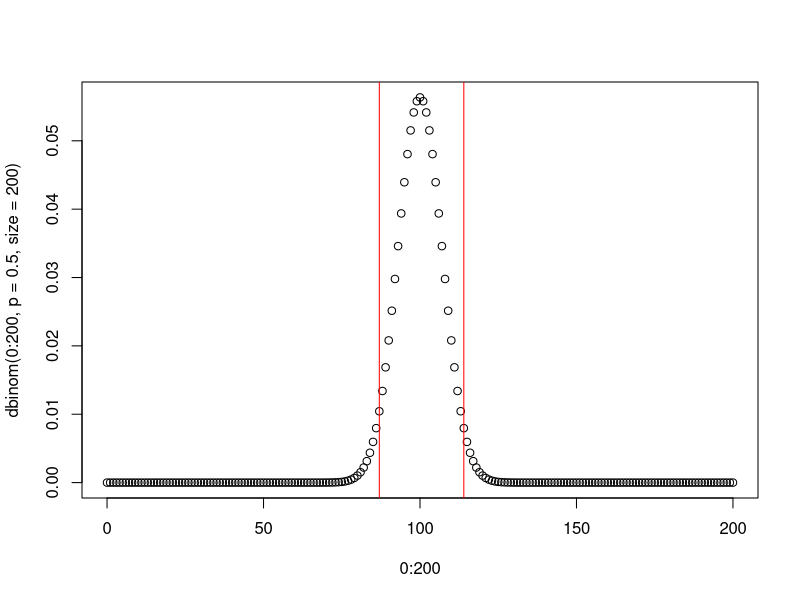
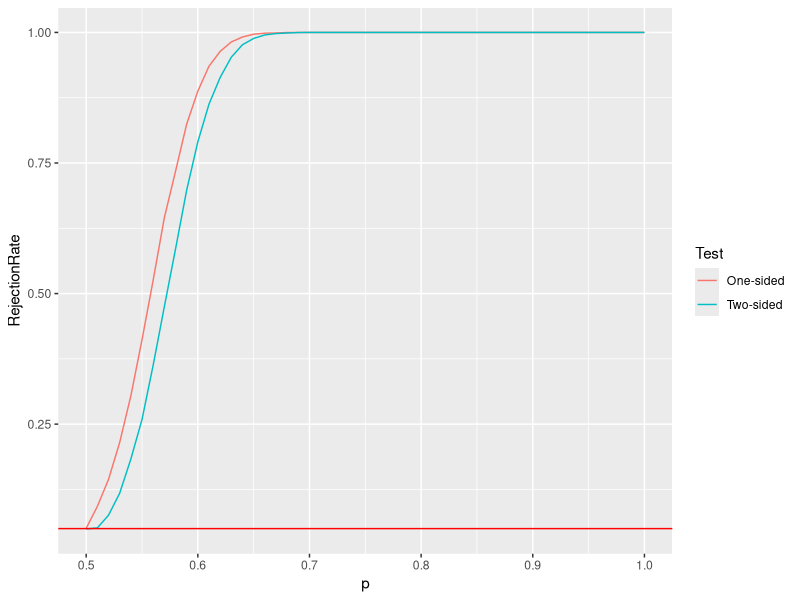
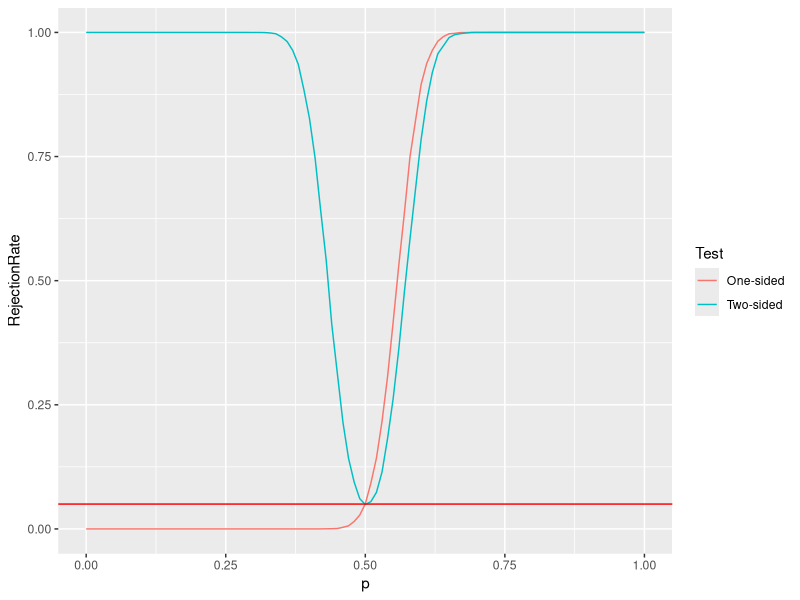
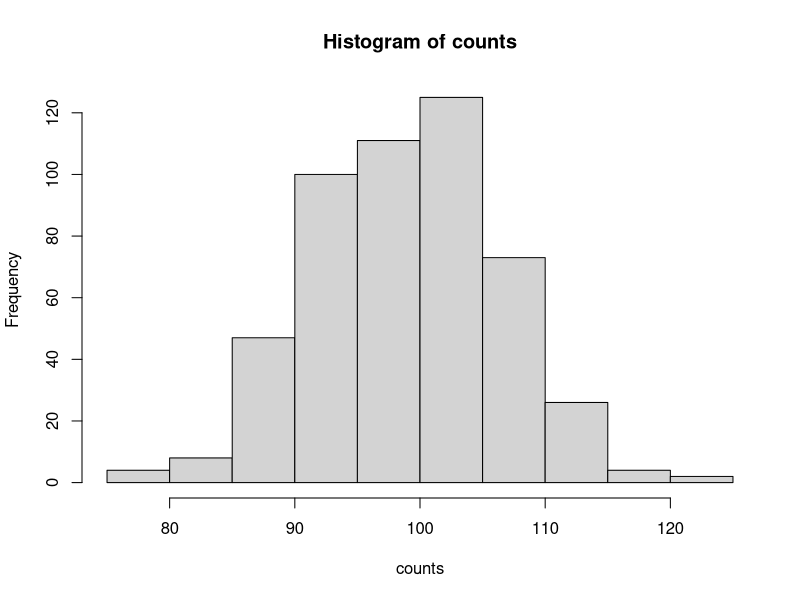

Generate these figures, in order, with R:
## ---- chunk 1
# size=200, prob=0.5 because those are the parameters of our model 
qbinom(0.95, size=200, prob=0.5)
## ---- chunk 2
pbinom( 112, size=200, prob=0.5)
## ---- chunk 3
pbinom( 111, size=200, prob=0.5)
## ---- chunk 4
run_coinflip_trial <- function(pheads=0.5) {
  # run one iteration of our experiment.
  # Return 0 if we accept the null hypothesis and return 1 if we reject
  
  # Generate data under the null hypothesis.
  number_of_heads <- rbinom(n=1, size=200, prob=pheads);
  
  # number_of_heads is already equal to our test statistic T.
  # Just need to check whether or not it is above our rejection threshold.
  if( number_of_heads <= 111) {
    return( 0 ); # 0 like H_0, i.e., accept the null.
  } else { # test statistic is larger than rejection threshold}
    return( 1 );
  }
}
## ---- chunk 5
NMC <- 1e4; # Repeat our experiment 10K times.
nreject <- 0; # keep track of how often we reject
for( i in 1:NMC ) {
  # conveniently, run_coinflip_trial returns 0 if we accept
  # and 1 if we reject, so to count how many rejections we get,
  # we can just sum them up.
  nreject <- nreject + run_coinflip_trial()
}

# Now, compute our (empirical) probability of rejection
nreject/NMC
## ---- chunk 6
NMC <- 1e4; # Repeat our experiment 10K times.
nreject <- 0; # keep track of how often we reject
for( i in 1:NMC ) {
  # conveniently, run_coinflip_trial returns 0 if we accept
  # and 1 if we reject, so to count how many rejections we get,
  # we can just sum them up.
  nreject <- nreject + run_coinflip_trial(pheads=0.75);
}

# Now, compute our (empirical) probability of rejection
nreject/NMC
## ---- chunk 7
NMC <- 1e4; # Repeat our experiment 10K times.
nreject <- 0; # keep track of how often we reject
for( i in 1:NMC ) {
  # conveniently, run_coinflip_trial returns 0 if we accept
  # and 1 if we reject, so to count how many rejections we get,
  # we can just sum them up.
  nreject <- nreject + run_coinflip_trial(pheads=0.25);
}

# Now, compute our (empirical) probability of rejection
nreject/NMC
## ---- chunk 8
# Draw the PMF of the Binomial
plot(0:200, dbinom(0:200, p=0.5, size=200) )
# Draw a line indicating a lower rejection threshold at 87
# (we'll see below how we choose 86! For now, it's just for the sake of
# choosing some lower limit to draw the picture!)
abline(v=87, col='red')
# and similarly draw a line for the right-hand rejection threshold.
# again, how we choose 
abline(v=114, col='red')
## ---- chunk 9
# Reminder: we need the quantile of \alpha/2 = 0.025.
qbinom(0.025, size=200, prob=0.5);
## ---- chunk 10
pbinom(86, size=200, prob=0.5)
## ---- chunk 11
pbinom(85, size=200, prob=0.5)
## ---- chunk 12
qbinom(0.975, size=200, prob=0.5)
## ---- chunk 13
pbinom(114, size=200, prob=0.5)
## ---- chunk 14
pbinom(113, size=200, prob=0.5)
## ---- chunk 15
run_coinflip_trial2 <- function(pheads=0.5) {
  # run one iteration of our experiment for our two-sided test.
  # Return 0 if we accept the null hypothesis and return 1 if we reject
  
  # Generate data under the null hypothesis.
  number_of_heads <- rbinom(n=1, size=200, prob=pheads);
  
  # number_of_heads is already equal to our test statistic T.
  # Just need to check whether or not it is in the rejection region
  if( number_of_heads < 87 | number_of_heads > 114 ) {
    return(1); # Reject the null hypothesis.
  } else {
    return(0); # Accept H_0, hence returning 0.
  }
}
## ---- chunk 16
NMC <- 1e4; # Repeat our experiment 10K times.
nreject <- 0; # keep track of how often we reject
for( i in 1:NMC ) {
  # conveniently, run_coinflip_trial returns 0 if we accept
  # and 1 if we reject, so to count how many rejections we get,
  # we can just sum them up.
  nreject <- nreject + run_coinflip_trial2(pheads=0.5);
}

# Now, compute our (empirical) probability of rejection
nreject/NMC
## ---- chunk 17
compare_reject_rates <- function( p ) {
  # Run 10K experiments under the setting where P[heads]=p.
  # Use both the one-sided and two-sided tests and track how often
  # each one rejects.
  NMC <- 1e4; # Repeat our experiment 10K times.

  # keep track of how often our two different tests reject.
  nreject_twosided <- 0;
  nreject_onesided <- 0;

  for( i in 1:NMC ) {

    # conveniently, run_coinflip_trial returns 0 if we accept
    # and 1 if we reject, so to count how many rejections we get,
    # we can just sum them up.
    nreject_onesided <- nreject_onesided + run_coinflip_trial(pheads=p)
    nreject_twosided <- nreject_twosided + run_coinflip_trial2(pheads=p);
  }
  return( c( nreject_onesided/NMC, nreject_twosided/NMC ) );
}
## ---- chunk 18
pseq <- seq(0.5, 1, 0.01);

# Reminder: the mapply function takes a function and a vector of values
# and applies that function to each of those values.
# See ?mapply for details.
# You've probably seen functions from the tidyverse (e.g., dplyr)
# for doing similar things. I'm showing you mapply to stress that there are
# lots of different ways for doing the (more or less) same thing in R.
rej_rates <- mapply( compare_reject_rates, pseq )

# Take a careful look at how the output is shaped:
rej_rates
## ---- chunk 19
onesided <- rej_rates[1,]
twosided <- rej_rates[2,]
# We're going to make a plot in ggplot2 because it's prettier.
# ggplot2 wants a dataframe, so we have to build it.
# We'll make a column of our probabilities,
# a column of our rejections rates,
# and a column labeling one- vs two-sided.
# We needtwo copies of the pseq sequence, one for each of our tests,
# hence the p=rep(pseq,2)
rejrate <- c(onesided,twosided);
sidedness <- c( rep('One-sided',length(onesided)),
                rep('Two-sided',length(twosided) ) );
df <- data.frame( p=rep(pseq,2), RejectionRate=rejrate, Test=sidedness );

library(ggplot2)
pp <- ggplot( df, aes(x=p, y=RejectionRate, color=Test) );
pp <- pp + geom_line(aes(color=Test)) + geom_hline(yintercept=0.05, color='red');
pp
## ---- chunk 20
pseq <- seq(0, 1, 0.01);

rej_rates <- mapply( compare_reject_rates, pseq )

onesided <- rej_rates[1,]
twosided <- rej_rates[2,]
# We're going to make a plot in ggplot2 because it's prettier.
# ggplot2 wants a dataframe, so we have to build it.
# We'll make a column of our probabilities,
# a column of our rejections rates,
# and a column labeling one- vs two-sided.
# We need two copies of the pseq sequence, one for each of our tests,
# hence the p=rep(pseq,2)
rejrate <- c(onesided,twosided);
sidedness <- c( rep('One-sided',length(onesided)),
                rep('Two-sided',length(twosided) ) );
df <- data.frame( p=rep(pseq,2), RejectionRate=rejrate, Test=sidedness );

pp <- ggplot( df, aes(x=p, y=RejectionRate, color=Test) );
pp <- pp + geom_line(aes(color=Test)) + geom_hline(yintercept=0.05, color='red');
pp
## ---- chunk 21
compare_reject_rates(0.5)
## ---- chunk 22
flips <- "HTTHTHHTTHTTTHTHHTTHHTHHTHHHHHTTTTHHHHHHHHTHHTHHHTTTHTTTHHHTHHHHHHTHTTHTTHTHTTHHHHTHHHTHHTTHTTTTTTHHHTTHTHTHHTTHHHTTTHHTHHHTTHHTTTTTHTHHTTTHTTHTTHHTTTTTHTTTHTHHHHTTTTTHTTTHHHHHTHHTHTHHTTTTTTHHHTTTHTTT"
## ---- chunk 23
count_heads <- function( coinflips ) {
  # We're implicitly assuming coinflips is a vector of one-character strings.
  # Just a reminder that in non-demo code, we usually want to include some
  # error checking to make sure that our function's arguments are
  # as we expect.
  return( sum( coinflips==rep('H', length(coinflips)) ) );
}
## ---- chunk 24
# We need to turn our string of coin flips into a vector before
# we pass it into `count_heads()`
# strsplit( x, split=s) splits the string x on the separating character s,
# and returns a list structure. See ?strsplit for more.
# unlist( v ) turns a list structure into a flat vector that is easier
# to work with. See ?unlist for details.
count_heads( unlist( strsplit( flips, split='' ) ) );
## ---- chunk 25
simulate_coinflips <- function(n, p) {
  flips <- sample( c('H','T'), size=n, replace=TRUE, prob=c(p, 1-p) );
  # flips is now a vector of 'H' and 'T's,
  # which is what count_heads expects, so let's return it.
  # If we were going to print this or something, I might prefer to
  # return a string using paste( flips, sep='')
  return( flips );
}

# Now let's simulate a bunch of coinflips
NMC <- 500;
# We're going to make a histogram of the number of heads that show up
# in each experiment run, so create a vector to store those in.
counts <- rep( 0, NMC );
for( i in 1:NMC ) {
  counts[i] <- count_heads( simulate_coinflips( 200, 0.5 ) );
}

# Now, make a histogram. As usual, we could use ggplot2 to make things
# look a bit nicer, but we just want something quick and simple, here.
hist( counts ) 
## ---- chunk 26
count_heads( unlist( strsplit(flips, split='')) )
## ---- chunk 27
more_flips <- 'HHHHHHHHHHHHHHHHHHHHHHHHHHHHHHHHHHHHHHHHHHHHHHHHHHHHHHHHHHHHHHHHHHHHHHHHHHHHHHHHHHHHHHHHHHHHHHHHHHHHTTTTTTTTTTTTTTTTTTTTTTTTTTTTTTTTTTTTTTTTTTTTTTTTTTTTTTTTTTTTTTTTTTTTTTTTTTTTTTTTTTTTTTTTTTTTTTTTTTTT'
## ---- chunk 28
count_heads( unlist( strsplit( more_flips, split='')))
